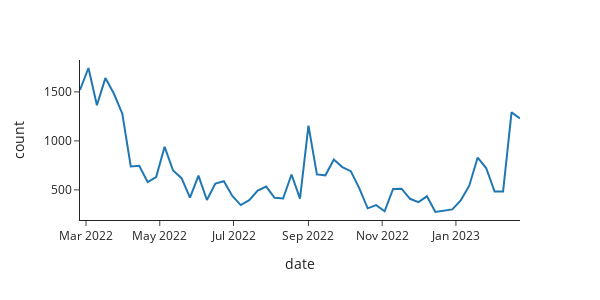

The cell this chart's notebook holds for it:
### Code cell
px.line(weekly_avg.to_pandas(), x="date", y="count", width=600, height=300, template=template)
